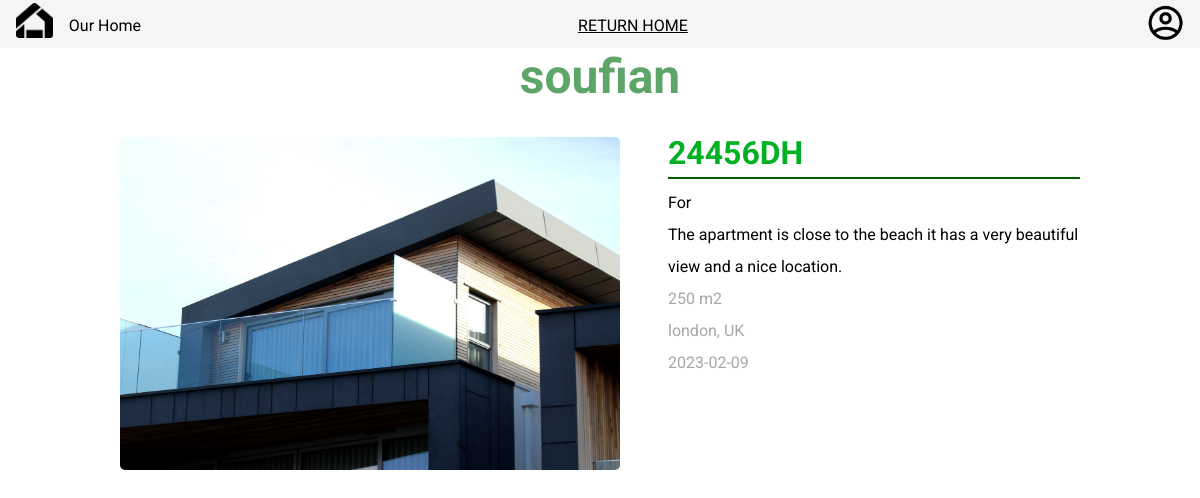
Before: /info.php?id=7 with the older database file.
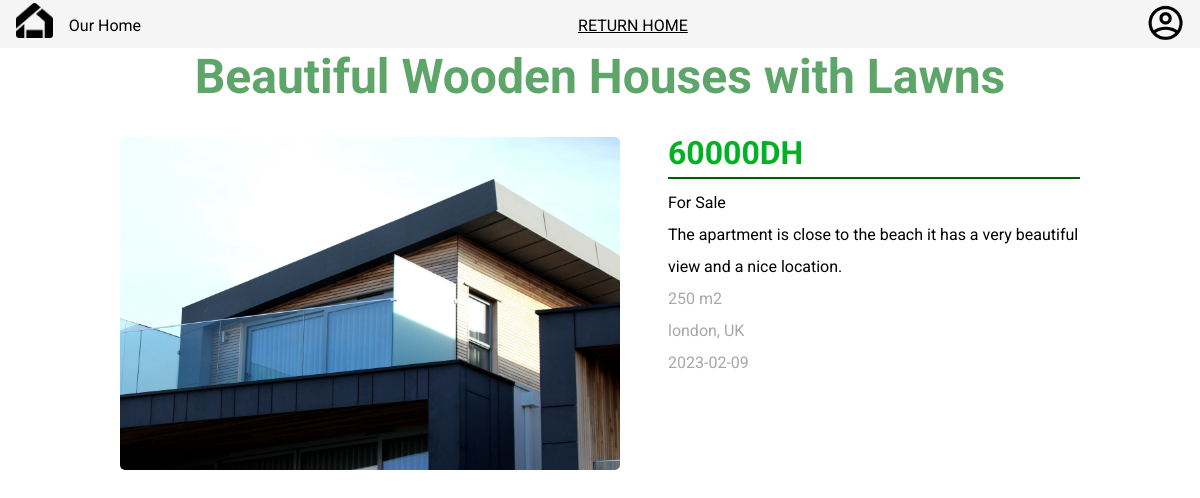
After: the same page with the newer database file.
### tables this page shows
CREATE TABLE `announce` (
  `ID` int(11) NOT NULL,
  `TITTLE` varchar(255) NOT NULL,
  `PRICE` decimal(10,0) NOT NULL,
  `TYPE` varchar(50) NOT NULL,
  `DATE` date NOT NULL,
  `LOCATION` varchar(255) NOT NULL,
  `IMAGE` varchar(2000) NOT NULL,
  `SPACE` int(11) NOT NULL,
  `DESCRIPTION` varchar(2555) NOT NULL
);

### info.php (the view, shortened to what this page needs)
<?php
require "connect.php";
if(isset($_GET["id"])){
    $ID = $_GET["id"];
    $query = $conn->query("SELECT * FROM announce WHERE `ID` = '$ID'"); $array = $query->fetch(PDO::FETCH_ASSOC); } ?>
<!DOCTYPE html>
<html lang="en">
  <head>
    <link rel="stylesheet" href="style3.css" />
  </head>
  <body>
    <nav>
      <div>
        <a href="index.php"><img src="image/Vector.png" alt="Home Logo" /></a>
        <p>Our Home</p>
      </div>
      <div id="nav">
        <a href="index.php" id="announce">RETURN HOME</a>
      </div>
      <div id="profile">
        <a href="#"><img src="./image/profile.png" alt="profile logo" /></a>
      </div>
    </nav>
    <h1><?php if(isset($_GET["id"])){echo $array["TITTLE"];} ?></h1>
    <section class="infoContainer">
      <img src="image/<?php if(isset($_GET["id"])){echo $array["IMAGE"];} ?>.jpg" alt="" width="500">
      <div id="infos">
        <h2><?php if(isset($_GET["id"])){echo $array["PRICE"];} ?>DH</h2>
        <hr>
        <p>For <?php if(isset($_GET["id"])){echo $array["TYPE"];} ?></p>
        <p><?php if(isset($_GET["id"])){echo $array["DESCRIPTION"];} ?></p>
        <p class="silver"><?php if(isset($_GET["id"])){echo $array["SPACE"];} ?> m2</p>
        <p class="silver"><?php if(isset($_GET["id"])){echo $array["LOCATION"];} ?></p>
        <p class="silver"><?php if(isset($_GET["id"])){echo $array["DATE"];} ?></p>
      </div>
    </section>
  </body>
</html>

Changed rows visible on the page:
changed announce "london, UK": TITTLE "soufian" → "Beautiful Wooden Houses with Lawns"; PRICE "24456" → "60000"; TYPE (not shown) → "Sale"
